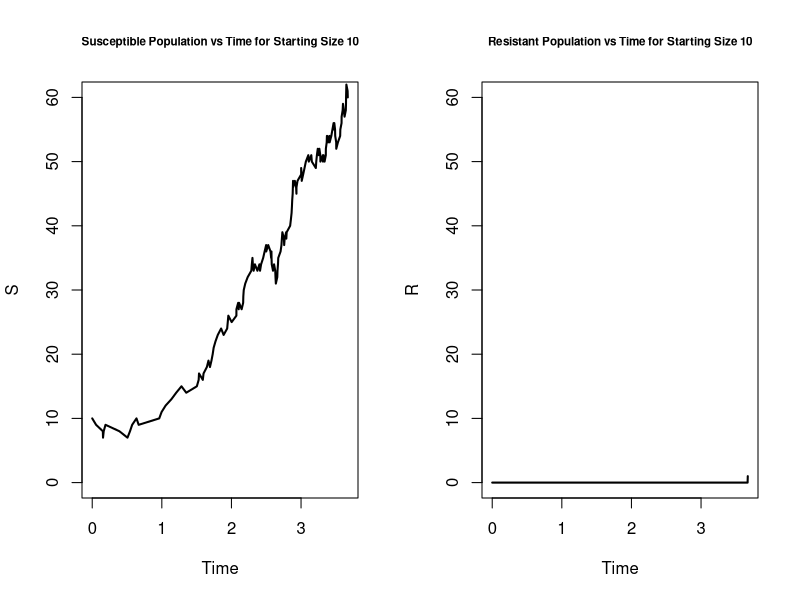

Reproduce this figure in R. (Note: this script raises an error after producing the figure.)
####################

## TO DO:
## Turnover rate is currently 0.5 (l=1, d=0.5, h=0.01, u1=0.01)
## Test different l and d rates, closer to 0.1, but keep the turnover rate around 0.1-0.5
## Add in a drug-induced death rate H_s (cyclical treatment)
## One drug for a long time vs Another drug for a long time vs Both drugs alternating

####################

set.seed(123)
n = c(10, 100, 1000)

for(sampleSize in n){
    X = cbind(Time=c(0), S=c(sampleSize), R=c(0)) # store output
    l = 1 # birth rate
    d = 0.5 # death rate
    h = 0.01 # transformation rate
    u1 = 0.01 # mutation rate of drug 1
    
    # Update matrix for each event: faithful division, death, mutation, transformation.  
    updateMatrix = matrix(c(1, 0, -1, 0, 0, 1, -1, 1), nrow=4, ncol=2, byrow=TRUE)
    
    i = 1 # row counter for matrix
    # stochastic simulation algorithm
    while(X[i, 3] < sampleSize * 0.1){
        rates = c(l*X[i, 2], d*X[i, 2], u1*X[i, 2], h*X[i, 2]) # indiv. event rates
        r = sum(rates) # total rate of some event happening
        tstep = rexp(1, r) # time to the next event
        
        p = rates/r # probability vector for each event type
        u = runif(1) # sample from standard uniform
        j = which(u <= cumsum(p)) [1] # sample which event occurred
        
        X = rbind(X, c(X[i, 1] + tstep, X[i, 2:3] + updateMatrix[j, ]))
        i = i + 1
    }
    
    Time = X[, 1]
    par(mfrow = c(1, 2))
    
    #png(filename = "timeVsPopulation", width = 800, height = 600) save plots
    
    plot(Time, X[, 2], ylab="S", ylim=c(0, max(X[nrow(X), 2:3])), type="l", lwd=2, main=paste("Susceptible Population vs Time for Starting Size", sampleSize), cex.main=0.70)
    plot(Time, X[, 3], ylab="R", ylim=c(0, max(X[nrow(X), 2:3])), type="l", lwd=2, main=paste("Resistant Population vs Time for Starting Size", sampleSize), cex.main=0.70)
    
    write.csv(X, file=paste("/Users/andrewhsu/Projects/PREP-NURA/NURA/data/cellData", sampleSize, ".birth_", l, ".death_", d, ".transformation_", h, ".mutation_", u1, ".csv", sep=""), row.names=FALSE)
}

